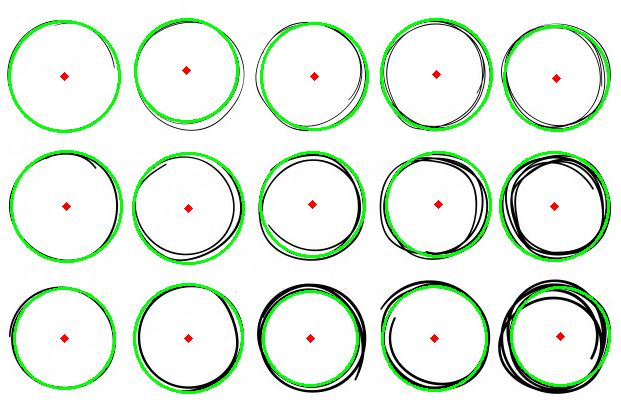
#> input picture code/img/easy.png, 621 x 410 px
$ python utils.py --image img/easy.png
#> lines starting #> are read from the running program, lines starting #| are printed output that depends on the picture
import numpy as np
import cv2 as cv
import imutils
import argparse

def callback(x):

    circles = cv.HoughCircles(gimg,cv.HOUGH_GRADIENT,dp = dp/10,minDist=100,param1=param1,param2=param2)
    canny = cv.Canny(gimg,50,200)
    print(circles)
    try:
        circles = np.uint16(np.around(circles))
        for i in circles[0,:]:
            # draw the outer circle
            cv.circle(imgn,(i[0],i[1]),i[2],(0,255,0),2)
            # draw the center of the circle
            cv.circle(imgn,(i[0],i[1]),2,(0,0,255),3)
    except:
        print("nenhum circulo encontrado")
        pass
    grey_3_channel = cv.cvtColor(canny, cv.COLOR_GRAY2BGR)
    numpy_horizontal_concat = np.concatenate((imgn, grey_3_channel), axis=1)
    cv.imshow('image',numpy_horizontal_concat)

    cv.waitKey(30)


parser = argparse.ArgumentParser(description = 'Detector de círculos')

parser.add_argument('-i', "--image", required = True, action='store', dest = 'path', default='',
                        help='path to the source image')
arguments = parser.parse_args()

img = cv.imread(arguments.path)
#> img is the input picture: shape (410, 621, 3); mean B, G, R 224.6, 238.3, 225.1
gray = cv.cvtColor(img, cv.COLOR_BGRA2GRAY)
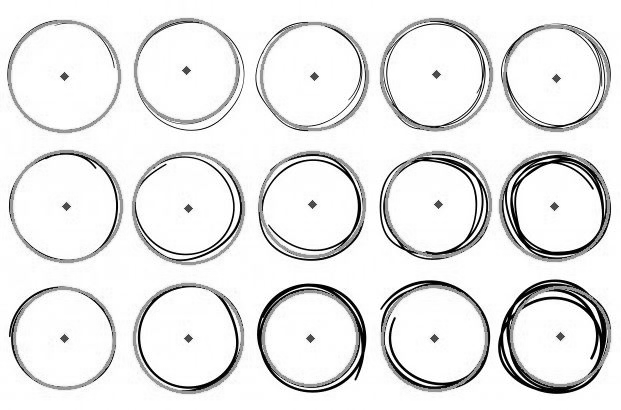
#> gray: shape (410, 621); min 0, max 255, mean 232.8
kernel = np.ones((5,5),np.uint8)

#Threshold is util to find black wheels
#gray = cv.threshold(gray,50,255,cv.THRESH_BINARY_INV)[1]
gimg = cv.morphologyEx(gray, cv.MORPH_OPEN, kernel)
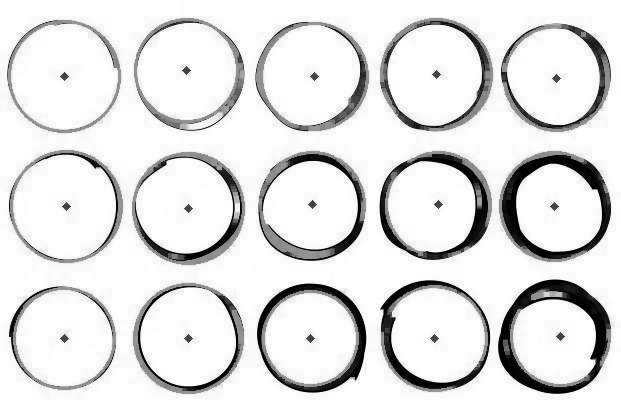
#> gimg: shape (410, 621); min 0, max 255, mean 224.9
cv.namedWindow('image')
# create trackbars for color change
cv.createTrackbar('param1','image',90,100,callback)
cv.createTrackbar('param2','image',100,255,callback)
cv.createTrackbar('dp','image',5,25,callback)

while (True):
    imgn = img.copy()
    param1 = cv.getTrackbarPos('param1','image')
    param2 = cv.getTrackbarPos('param2','image')
    dp = cv.getTrackbarPos('dp','image')
    cv.waitKey(300)

cv2.destroyAllWindows()
